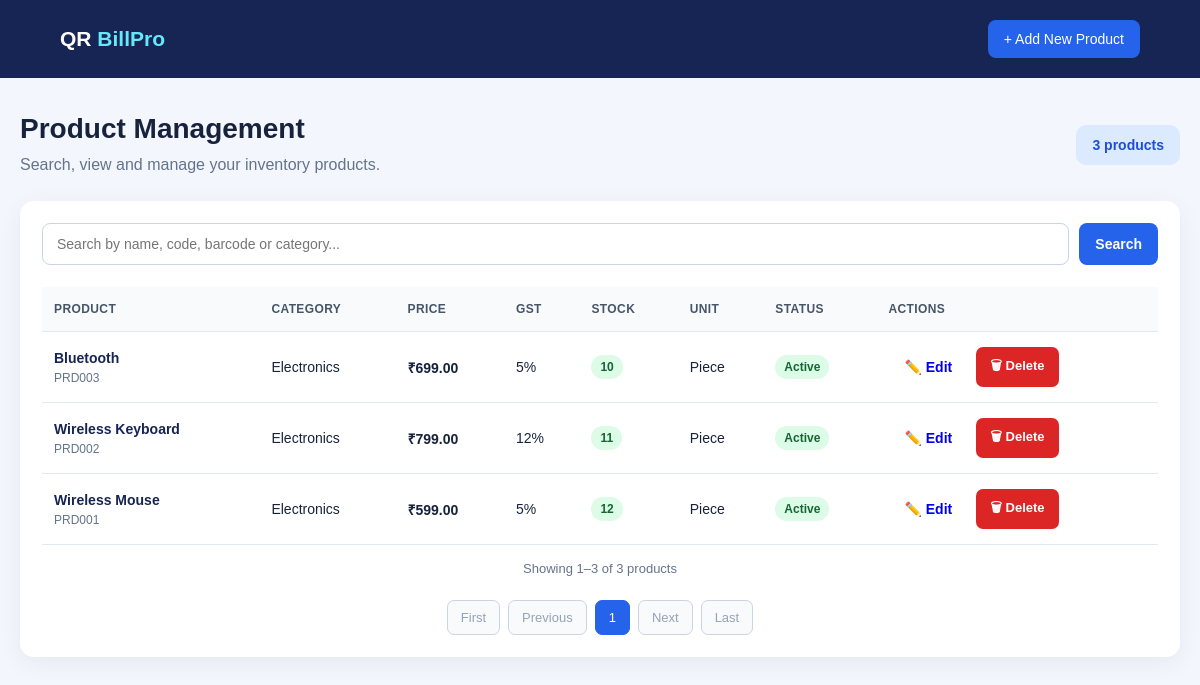
Screenshot of /products/ (signed in) with the database file from the repository.
### core/models.py (models this page shows, shortened)
class Product(models.Model):
    GST_CHOICES = [
        ("0", "0%"),
        ("5", "5%"),
        ("12", "12%"),
        ("18", "18%"),
        ("28", "28%"),
    ]
    UNIT_CHOICES = [
        ("piece", "Piece"),
        ("kg", "Kilogram"),
        ("gram", "Gram"),
        ("litre", "Litre"),
        ("ml", "Millilitre"),
        ("box", "Box"),
        ("packet", "Packet"),
        ("dozen", "Dozen"),
    ]
    name = models.CharField(max_length=200)
    product_code = models.CharField(
        max_length=50,
        unique=True
    )
    category = models.ForeignKey(
        Category,
        on_delete=models.PROTECT,
        related_name="products"
    )
    description = models.TextField(blank=True)
    price = models.DecimalField(
        max_digits=10,
        decimal_places=2,
        validators=[MinValueValidator(0)]
    )
    stock = models.PositiveIntegerField(default=0)
    gst_rate = models.CharField(
        max_length=5,
        choices=GST_CHOICES,
        default="18"
    )
    unit = models.CharField(
        max_length=20,
        choices=UNIT_CHOICES,
        default="piece"
    )
    barcode = models.CharField(
        max_length=100,
        unique=True,
        blank=True,
        null=True
    )
    is_active = models.BooleanField(default=True)
    created_at = models.DateTimeField(auto_now_add=True)
    updated_at = models.DateTimeField(auto_now=True)
    class Meta:
        ordering = ["name"]

class Category(models.Model):
    name = models.CharField(max_length=100, unique=True)
    description = models.TextField(blank=True)
    is_active = models.BooleanField(default=True)
    created_at = models.DateTimeField(auto_now_add=True)
    class Meta:
        verbose_name_plural = "Categories"
        ordering = ["name"]

### core/views.py (the view, shortened to what this page needs)
# urls.py: path("products/", views.product_list, name="product_list"),
@user_passes_test(
    lambda user: user.is_authenticated and user.is_staff,
    login_url="/admin-login/"
)
def product_list(request):
    search_query = request.GET.get("q", "").strip()
    products = Product.objects.select_related("category").all()
    paginator = Paginator(products, 10)
    page_number = request.GET.get("page")
    page_obj = paginator.get_page(page_number)
    context = {
        "page_obj": page_obj,
        "search_query": search_query,
        "total_products": paginator.count,
    }
    return render(
        request,
        "product_list.html",
        context
    )

### templates/product_list.html (shortened to what this page needs)
<!DOCTYPE html>
<html lang="en">
<head>
</head>
<body>
<header class="navbar">
    <div class="brand">QR <span>BillPro</span></div>
    <a class="nav-link" href="{% url 'add_product' %}">
        + Add New Product
    </a>
</header>
<main class="container">
    <div class="heading">
        <div>
            <h1>Product Management</h1>
            <p class="subtitle">
                Search, view and manage your inventory products.
            </p>
        </div>
        <div class="summary">
            {{ total_products }} product{{ total_products|pluralize }}
        </div>
    </div>
    <section class="card">
        <form method="get"
              action="{% url 'product_list' %}"
              class="search-form">
            <input
                type="search"
                name="q"
                class="search-input"
                placeholder="Search by name, code, barcode or category..."
                value="{{ search_query }}"
                aria-label="Search products"
            >
            <button type="submit" class="btn btn-primary">
                Search
            </button>
        </form>
        {% if page_obj.object_list %}
            <div class="table-wrapper">
                <table>
                    <thead>
                        <tr>
                            <th>Product</th>
                            <th>Category</th>
                            <th>Price</th>
                            <th>GST</th>
                            <th>Stock</th>
                            <th>Unit</th>
                            <th>Status</th>
                            <th>Actions</th>
                        </tr>
                    </thead>
                    <tbody>
                        {% for product in page_obj %}
                            <tr>
                                <td>
                                    <div class="product-name">
                                        {{ product.name }}
                                    </div>
                                    <div class="product-code">
                                        {{ product.product_code }}
                                    </div>
                                </td>
                                <td>{{ product.category.name }}</td>
                                <td class="price">
                                    ₹{{ product.price|floatformat:2 }}
                                </td>
                                <td>{{ product.get_gst_rate_display }}</td>
                                <td>
                                    {% if product.stock == 0 %}
                                        <span class="stock-badge stock-out">
                                            Out of stock
                                        </span>
                                    {% elif product.stock <= 5 %}
                                        <span class="stock-badge stock-low">
                                            {{ product.stock }}
                                        </span>
                                    {% else %}
                                        <span class="stock-badge stock-ok">
                                            {{ product.stock }}
                                        </span>
                                    {% endif %}
                                </td>
                                <td>{{ product.get_unit_display }}</td>
                                <td>
                                    {% if product.is_active %}
                                        <span class="status-badge status-active">
                                            Active
                                        </span>
                                    {% else %}
                                        <span class="status-badge status-inactive">
                                            Inactive
                                        </span>
                                    {% endif %}
                                </td>
                               <td>
    <div style="display: flex; gap: 8px; align-items: center;">
        <a href="{% url 'update_product' product.id %}"
           class="btn btn-edit">
            ✏️ Edit
        </a>
        <form method="POST"
              action="{% url 'delete_product' product.id %}"
              onsubmit="return confirm('Are you sure you want to delete {{ product.name|escapejs }}? This action cannot be undone.');"
              style="margin: 0;">
            <button type="submit" class="btn btn-delete">
                🗑 Delete
            </button>
        </form>
    </div>
</td>
                            </tr>
                        {% endfor %}
                    </tbody>
                </table>
            </div>
            <div class="page-info">
                Showing {{ page_obj.start_index }}–{{ page_obj.end_index }}
                of {{ total_products }} products
            </div>
            <nav class="pagination" aria-label="Product pagination">
                {% if page_obj.has_previous %}
                    <a class="page-link"
                       href="?{% if search_query %}q={{ search_query|urlencode }}&amp;{% endif %}page=1">
                        First
                    </a>
                    <a class="page-link"
                       href="?{% if search_query %}q={{ search_query|urlencode }}&amp;{% endif %}page={{ page_obj.previous_page_number }}">
                        Previous
                    </a>
                {% else %}
                    <span class="page-link disabled">First</span>
                    <span class="page-link disabled">Previous</span>
                {% endif %}
                {% for number in page_obj.paginator.page_range %}
                    {% if number == page_obj.number %}
                        <span class="page-link current"
                              aria-current="page">
                            {{ number }}
                        </span>
                    {% elif number >= page_obj.number|add:"-2" and number <= page_obj.number|add:"2" %}
                        <a class="page-link"
                           href="?{% if search_query %}q={{ search_query|urlencode }}&amp;{% endif %}page={{ number }}">
                            {{ number }}
                        </a>
                    {% endif %}
                {% endfor %}
                {% if page_obj.has_next %}
                    <a class="page-link"
                       href="?{% if search_query %}q={{ search_query|urlencode }}&amp;{% endif %}page={{ page_obj.next_page_number }}">
                        Next
                    </a>
                    <a class="page-link"
                       href="?{% if search_query %}q={{ search_query|urlencode }}&amp;{% endif %}page={{ page_obj.paginator.num_pages }}">
                        Last
                    </a>
                {% else %}
                    <span class="page-link disabled">Next</span>
                    <span class="page-link disabled">Last</span>
                {% endif %}
            </nav>
        {% endif %}
    </section>
</main>
</body>
</html>

### templates/product_list.html (style rules this page uses)
* { box-sizing: border-box; }
body { margin: 0; font-family: Arial, sans-serif; background: #f3f6fc; color: #17233c; }
.navbar { background: #172554; color: white; padding: 20px 5%; display: flex; justify-content: space-between; align-items: center; flex-wrap: wrap; gap: 15px; }
.brand { font-size: 21px; font-weight: bold; }
.brand span { color: #67e8f9; }
.nav-link { color: white; text-decoration: none; background: #2563eb; padding: 11px 16px; border-radius: 8px; font-size: 14px; }
.container { max-width: 1250px; margin: 35px auto; padding: 0 20px; }
.heading { display: flex; justify-content: space-between; align-items: center; gap: 15px; flex-wrap: wrap; margin-bottom: 24px; }
h1 { margin: 0 0 8px; font-size: 28px; }
.subtitle { color: #64748b; margin: 0; line-height: 1.5; }
.summary { background: #dbeafe; color: #1d4ed8; padding: 12px 16px; border-radius: 10px; font-size: 14px; font-weight: bold; }
.card { background: white; border-radius: 14px; padding: 22px; box-shadow: 0 6px 24px rgba(15, 23, 42, 0.06); }
.search-form { display: flex; gap: 10px; margin-bottom: 22px; }
.search-input { flex: 1; min-width: 0; padding: 12px 14px; border: 1px solid #cbd5e1; border-radius: 8px; font-size: 14px; }
.btn { display: inline-block; border: none; border-radius: 8px; padding: 12px 16px; text-decoration: none; font-size: 14px; font-weight: bold; cursor: pointer; text-align: center; }
.btn-primary { background: #2563eb; color: white; }
.table-wrapper { overflow-x: auto; }
table { width: 100%; border-collapse: collapse; white-space: nowrap; }
th { background: #f8fafc; color: #475569; font-size: 12px; text-transform: uppercase; letter-spacing: 0.4px; text-align: left; }
th, td { padding: 15px 12px; border-bottom: 1px solid #e2e8f0; }
td { font-size: 14px; }
.product-name { font-weight: bold; color: #172554; }
.product-code { color: #64748b; font-size: 12px; margin-top: 5px; }
.price { font-weight: bold; }
.stock-badge, .status-badge { display: inline-block; padding: 5px 9px; border-radius: 20px; font-size: 12px; font-weight: bold; }
.stock-ok, .status-active { color: #166534; background: #dcfce7; }
.pagination { display: flex; align-items: center; justify-content: center; flex-wrap: wrap; gap: 8px; margin-top: 24px; }
.page-link { padding: 9px 13px; border: 1px solid #cbd5e1; border-radius: 7px; text-decoration: none; color: #334155; font-size: 13px; }
.btn-delete { display: inline-block; background: #dc2626; color: white; padding: 9px 14px; border: none; border-radius: 7px; text-decoration: none; font-size: 13px; font-weight: bold; cursor: pointer; }
.page-link.current { background: #2563eb; border-color: #2563eb; color: white; }
.page-link.disabled { color: #94a3b8; background: #f8fafc; }
.page-info { color: #64748b; font-size: 13px; text-align: center; margin-top: 16px; }

### rows the page displays
Product: name "Bluetooth", product_code "PRD003", category.name "Electronics", price "699.00", gst_rate "5%", stock "10", unit "Piece", is_active "Active"
Product: name "Wireless Keyboard", product_code "PRD002", category.name "Electronics", price "799.00", gst_rate "12%", stock "11", unit "Piece", is_active "Active"
Product: name "Wireless Mouse", product_code "PRD001", category.name "Electronics", price "599.00", gst_rate "5%", stock "12", unit "Piece", is_active "Active"

### other values shown
{{ total_products }} "3"
{{ page_obj.start_index }} "1"
{{ page_obj.end_index }} "3"
{{ number }} "1"
